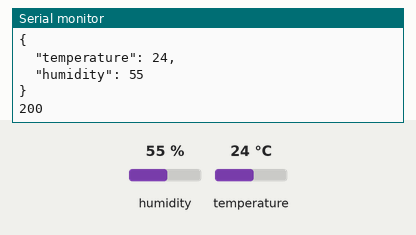
Simulated run of this sketch. Board: ESP32. On the bench: the last lines printed to the serial monitor. Inputs (shaded band) come from the test bench; at power-on: humidity 55 %, temperature 24 °C. WiFi joins after 1.5 s; servers stay silent unless stated; uploads are accepted with an empty reply.

Above: at 3.2 s.
3.3 s: humidity set to 22 %
10.9 s: temperature set to 12 °C
At 12.37 s:
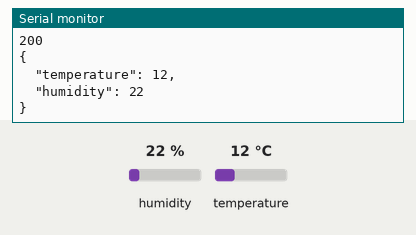
18.5 s: humidity set to 40 %
At 24.0 s:
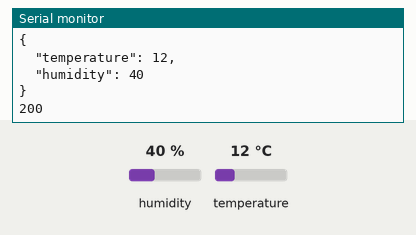

Measured:
- after the input at 10.9 s, the serial monitor: prints a new line after 1.3 s (image 1)
- after the input at 18.5 s, the serial monitor: prints a new line after 3.9 s (image 2)

The sketch:

esp_code.ino
```cpp
#include <HTTPClient.h>
#include <WiFi.h>
#include <DHT.h>
#include <ArduinoJson.h>

#define DHTTYPE DHT22

const char* ssid = "8XkLM";
const char* password = "verbal83her76two";

uint8_t sensor = 16;
DHT dht(sensor, DHTTYPE);

void setup() {
  Serial.begin(115200);
  dht.begin();
  WiFi.begin(ssid, password);

  while(WiFi.status() != WL_CONNECTED) {
    delay(1000);
    Serial.println("Connecting...");
  }
  Serial.println("Connected!");
}

void loop() {
  if(WiFi.status() == WL_CONNECTED) {
    HTTPClient http;
    http.begin("http://192.168.10.5:8090/");
    http.addHeader("Content-Type", "text/plain");

    const int cap = JSON_OBJECT_SIZE(2);
    StaticJsonDocument<cap> doc;

    doc["temperature"] = dht.readTemperature();
    doc["humidity"] = dht.readHumidity();

    char output[256];
    serializeJsonPretty(doc, output);
    Serial.println(output);

    //Code will give back error after trying to POST
    int httpCode = http.POST(output);
    if(httpCode > 0) {
      Serial.println(httpCode);
    } else Serial.println("Error in Connection");
    http.end();
  }
  delay(10000);
}
```
